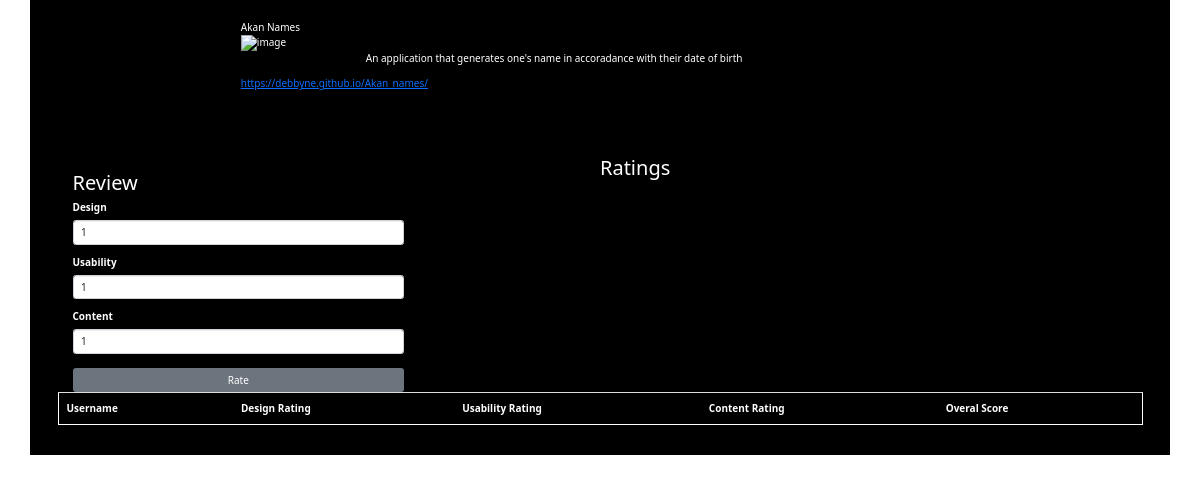
The app's page /review/12 (signed in), older data.
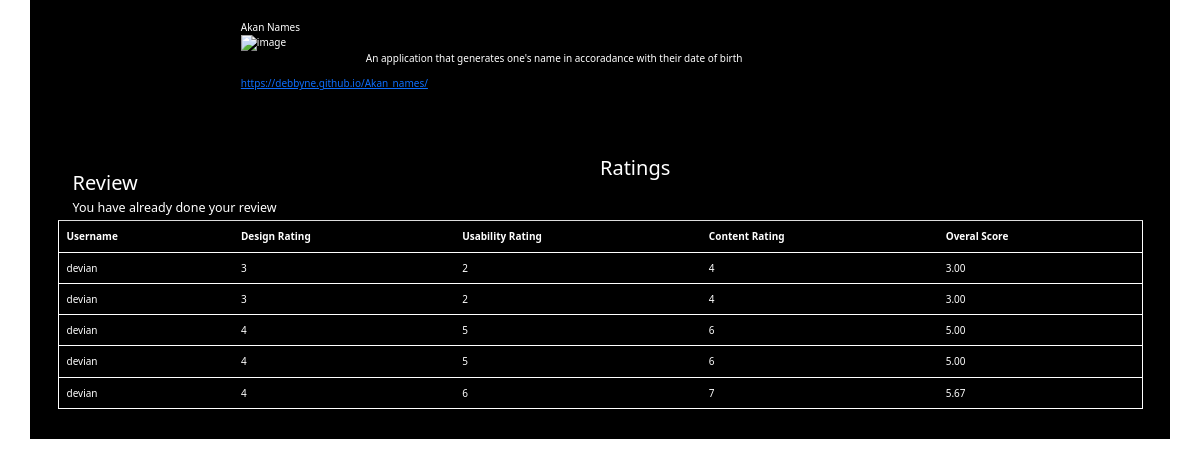
The same page, newer data.
### awards/models.py (models this page shows, shortened)
class Project(models.Model):
    image = CloudinaryField('image')
    user = models.ForeignKey(Profile, on_delete=models.CASCADE, related_name='posts', null=True)
    title=models.CharField(max_length=30, blank=True)
    time_posted=models.DateTimeField(auto_now_add=True, null=True)
    description = models.TextField(max_length=1000, null=True)
    url = models.URLField(max_length=100, null=True)
    class Meta:
        ordering = ["-pk"]

class Rates(models.Model):
    RATE_CHOICES = (
        (1, '1'),
        (2, '2'),
        (3, '3'),
        (4, '4'),
        (5, '5'),
        (6, '6'),
        (7, '7'),
        (8, '8'),
        (9, '9'),
        (10, '10'),
    )
    user = models.ForeignKey(User, on_delete=models.CASCADE,null=True)
    project = models.ForeignKey(Project,on_delete=models.CASCADE,null=True)
    design =models.IntegerField(choices=RATE_CHOICES, default=0,blank=False)
    content =models.IntegerField(choices=RATE_CHOICES, default=0,blank=False)
    usability =models.IntegerField(choices=RATE_CHOICES, default=0,blank=False)
    average = models.DecimalField(default=1, blank=False, decimal_places=2, max_digits=40)
    date = models.DateTimeField(auto_now_add =True)

### awards/views.py (the view)
# urls.py: path('review/<int:id>', views.review, name='review'),
@login_required(login_url='/accounts/login')
def review(request, id):
    project = Project.objects.get(id=id)
    rate = Rates.objects.filter(user=request.user, project=project).first()
    ratings = Rates.objects.all()
    rating_status = None
    if rate is None:
        rating_status = False
    else:
        rating_status = True
    current_user = request.user
    if request.method == 'POST':
        form = RatingForm(request.POST)
        if form.is_valid():
            design = form.cleaned_data['design']
            usability = form.cleaned_data['usability']
            content = form.cleaned_data['content']
            review = Rates()
            review.project = project
            review.user = current_user
            review.design = design
            review.usability = usability
            review.content = content
            review.average = (
                review.design + review.usability + review.content)/3
            review.save()
            return HttpResponseRedirect(reverse('review', args=(project.id,)))
    else:
        form = RatingForm()
    params = {
        'project': project,
        'form': form,
        'rating_status': rating_status,
        'reviews': ratings,
        'ratings': rate
    }
    return render(request, 'projectdets.html', params)

### awards/forms.py
class RatingForm(forms.ModelForm):
    class Meta:
        model = Rates
        fields = [
            'design',
             'usability',
             'content'
             ]

### awards/templates/projectdets.html (shortened to what this page needs)
{%extends 'base.html'%}
{% load bootstrap3 %}
{% block content %}
{% block styles %}
{% load static %}
{% bootstrap_css %}
    <link rel="stylesheet" href="https://cdn.jsdelivr.net/npm/bootstrap@4.6.1/dist/css/bootstrap.min.css">
    <link href="https://cdn.jsdelivr.net/npm/bootstrap@5.0.2/dist/css/bootstrap.min.css" rel="stylesheet"
>
    <link rel="stylesheet" href="https://pro.fontawesome.com/releases/v5.10.0/css/all.css"
 />
{% endblock%}
<div class="container-xl">
  <div class="container-fluid">
    <div class="row">
        <div class="col-md-2">
        </div>
        <div class="col-md-7">
            {{project.title}} <br>
          <img id="image" class="modal-img" src="{{project.image.url}}" alt="image" width="70%" height="100%">
          <div class="details">
                    <p class="text-center"> {{project.description}}</p>
                      <a href="">{{project.url}}</a> <br> <br>
                  </div>
            </div>
        </div>
        <div class="rev">
        <div class="col-md-4">
            <h2 class="mt-4">Review </h2>
            {% if rating_status %}
            <h5>You have already done your review</h5>
            {% else %}
            {% if user.is_authenticated %}
            <form action="" method="post" enctype="multipart/form-data">
                {% bootstrap_form form %}
                <button class="btn  btn-secondary btn-block" style="margin-top:4px;" value="review"
                    type="submit">Rate</button>
            </form>
            {% endif %}
            {% endif %}
        </div>
        <div class="col-md-2"></div>
    <h2>Ratings</h2>
            <table class="table" >
                <th>Username</th>
                <th>Design Rating</th>
                <th>Usability Rating</th>
                <th>Content Rating</th>
                <th>Overal Score</th>
                {% for reviews in reviews %}
                <tr>
                    <td class="username">{{ reviews.user.username }}</td>
                    <td class="design">{{ reviews.design }}</td>
                    <td class="usab">{{ reviews.usability }}</td>
                    <td class="content">{{ reviews.content }}</td>
                    <td class="ave">{{reviews.average  }}</td>
                </tr>
                {% endfor %}
            </table>
          </div>
          </div>
        </div>
    {% endblock %}

### awards/templates/base.html (shortened to what this page needs)
{% load bootstrap3 %}
{% load static%}
<!DOCTYPE html>
<html>
<head>
  {% block styles %}{% endblock %}
</head>
<body>
  {% block content %}{% endblock %}
</body>
</html>

### awards/templates/projectdets.html (style rules this page uses)
.container-xl { background-color: black; color: white; padding: 20px; }
.table { color: white; border: 1px solid white; }
.row { margin-bottom: 50px; }
.rev { margin-top: 50px; }

Row changes from the older to the newer data that the page shows:
added Rates: user.username "devian", design "3", usability "2", content "4", average "3.00"
added Rates: user.username "devian", design "3", usability "2", content "4", average "3.00"
added Rates: user.username "devian", design "4", usability "5", content "6", average "5.00"
added Rates: user.username "devian", design "4", usability "5", content "6", average "5.00"
added Rates: user.username "devian", design "4", usability "6", content "7", average "5.67"
Text that changed along with them:
form field design: "1" → (not shown)
form field usability: "1" → (not shown)
form field content: "1" → (not shown)
text no longer shown: "Design Usability Content Rate"
text now shown: "You have already done your review"
